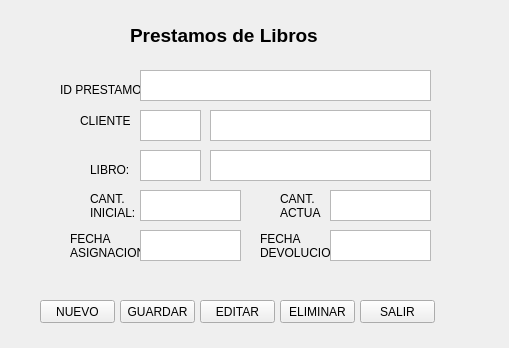
<?xml version="1.0" encoding="UTF-8"?>
<ui version="4.0">
 <class>FrmPrestamo</class>
 <widget class="QWidget" name="FrmPrestamo">
  <property name="geometry">
   <rect>
    <x>0</x>
    <y>0</y>
    <width>509</width>
    <height>348</height>
   </rect>
  </property>
  <property name="windowTitle">
   <string>Form</string>
  </property>
  <widget class="QLabel" name="label">
   <property name="geometry">
    <rect>
     <x>130</x>
     <y>20</y>
     <width>211</width>
     <height>31</height>
    </rect>
   </property>
   <property name="font">
    <font>
     <pointsize>14</pointsize>
     <weight>75</weight>
     <bold>true</bold>
    </font>
   </property>
   <property name="text">
    <string>Prestamos de Libros</string>
   </property>
  </widget>
  <widget class="QLabel" name="label_2">
   <property name="geometry">
    <rect>
     <x>60</x>
     <y>80</y>
     <width>81</width>
     <height>20</height>
    </rect>
   </property>
   <property name="text">
    <string>ID PRESTAMO:</string>
   </property>
  </widget>
  <widget class="QLabel" name="label_3">
   <property name="geometry">
    <rect>
     <x>80</x>
     <y>110</y>
     <width>51</width>
     <height>21</height>
    </rect>
   </property>
   <property name="text">
    <string>CLIENTE:</string>
   </property>
  </widget>
  <widget class="QLabel" name="label_4">
   <property name="geometry">
    <rect>
     <x>90</x>
     <y>160</y>
     <width>41</width>
     <height>20</height>
    </rect>
   </property>
   <property name="text">
    <string>LIBRO:</string>
   </property>
  </widget>
  <widget class="QLabel" name="label_5">
   <property name="geometry">
    <rect>
     <x>90</x>
     <y>190</y>
     <width>51</width>
     <height>31</height>
    </rect>
   </property>
   <property name="text">
    <string>CANT. INICIAL:</string>
   </property>
   <property name="wordWrap">
    <bool>true</bool>
   </property>
  </widget>
  <widget class="QLabel" name="label_6">
   <property name="geometry">
    <rect>
     <x>280</x>
     <y>190</y>
     <width>41</width>
     <height>31</height>
    </rect>
   </property>
   <property name="text">
    <string>CANT. ACTUAL:</string>
   </property>
   <property name="wordWrap">
    <bool>true</bool>
   </property>
  </widget>
  <widget class="QLabel" name="label_7">
   <property name="geometry">
    <rect>
     <x>70</x>
     <y>230</y>
     <width>71</width>
     <height>31</height>
    </rect>
   </property>
   <property name="text">
    <string>FECHA ASIGNACION:</string>
   </property>
   <property name="wordWrap">
    <bool>true</bool>
   </property>
  </widget>
  <widget class="QLabel" name="label_8">
   <property name="geometry">
    <rect>
     <x>260</x>
     <y>230</y>
     <width>71</width>
     <height>31</height>
    </rect>
   </property>
   <property name="text">
    <string>FECHA DEVOLUCION:</string>
   </property>
   <property name="wordWrap">
    <bool>true</bool>
   </property>
  </widget>
  <widget class="QTextBrowser" name="txtIdPrestamo">
   <property name="geometry">
    <rect>
     <x>140</x>
     <y>70</y>
     <width>291</width>
     <height>31</height>
    </rect>
   </property>
  </widget>
  <widget class="QTextBrowser" name="txtIdCliente">
   <property name="geometry">
    <rect>
     <x>140</x>
     <y>110</y>
     <width>61</width>
     <height>31</height>
    </rect>
   </property>
  </widget>
  <widget class="QTextBrowser" name="txtNombreCliente">
   <property name="geometry">
    <rect>
     <x>210</x>
     <y>110</y>
     <width>221</width>
     <height>31</height>
    </rect>
   </property>
  </widget>
  <widget class="QTextBrowser" name="txtIdLibro">
   <property name="geometry">
    <rect>
     <x>140</x>
     <y>150</y>
     <width>61</width>
     <height>31</height>
    </rect>
   </property>
  </widget>
  <widget class="QTextBrowser" name="txtNombreLibro">
   <property name="geometry">
    <rect>
     <x>210</x>
     <y>150</y>
     <width>221</width>
     <height>31</height>
    </rect>
   </property>
  </widget>
  <widget class="QTextBrowser" name="txtCantInicial">
   <property name="geometry">
    <rect>
     <x>140</x>
     <y>190</y>
     <width>101</width>
     <height>31</height>
    </rect>
   </property>
  </widget>
  <widget class="QTextBrowser" name="txtCantActual">
   <property name="geometry">
    <rect>
     <x>330</x>
     <y>190</y>
     <width>101</width>
     <height>31</height>
    </rect>
   </property>
  </widget>
  <widget class="QTextBrowser" name="txtFechaAsignacion">
   <property name="geometry">
    <rect>
     <x>140</x>
     <y>230</y>
     <width>101</width>
     <height>31</height>
    </rect>
   </property>
  </widget>
  <widget class="QTextBrowser" name="txtFechaDevolucion">
   <property name="geometry">
    <rect>
     <x>330</x>
     <y>230</y>
     <width>101</width>
     <height>31</height>
    </rect>
   </property>
  </widget>
  <widget class="QPushButton" name="btnNuevo">
   <property name="geometry">
    <rect>
     <x>40</x>
     <y>300</y>
     <width>75</width>
     <height>23</height>
    </rect>
   </property>
   <property name="text">
    <string>NUEVO</string>
   </property>
  </widget>
  <widget class="QPushButton" name="btnGuardar">
   <property name="geometry">
    <rect>
     <x>120</x>
     <y>300</y>
     <width>75</width>
     <height>23</height>
    </rect>
   </property>
   <property name="text">
    <string>GUARDAR</string>
   </property>
  </widget>
  <widget class="QPushButton" name="btnEditar">
   <property name="geometry">
    <rect>
     <x>200</x>
     <y>300</y>
     <width>75</width>
     <height>23</height>
    </rect>
   </property>
   <property name="text">
    <string>EDITAR</string>
   </property>
  </widget>
  <widget class="QPushButton" name="btnEliminar">
   <property name="geometry">
    <rect>
     <x>280</x>
     <y>300</y>
     <width>75</width>
     <height>23</height>
    </rect>
   </property>
   <property name="text">
    <string>ELIMINAR</string>
   </property>
  </widget>
  <widget class="QPushButton" name="btnSalir">
   <property name="geometry">
    <rect>
     <x>360</x>
     <y>300</y>
     <width>75</width>
     <height>23</height>
    </rect>
   </property>
   <property name="text">
    <string>SALIR</string>
   </property>
  </widget>
 </widget>
 <resources/>
 <connections/>
</ui>
